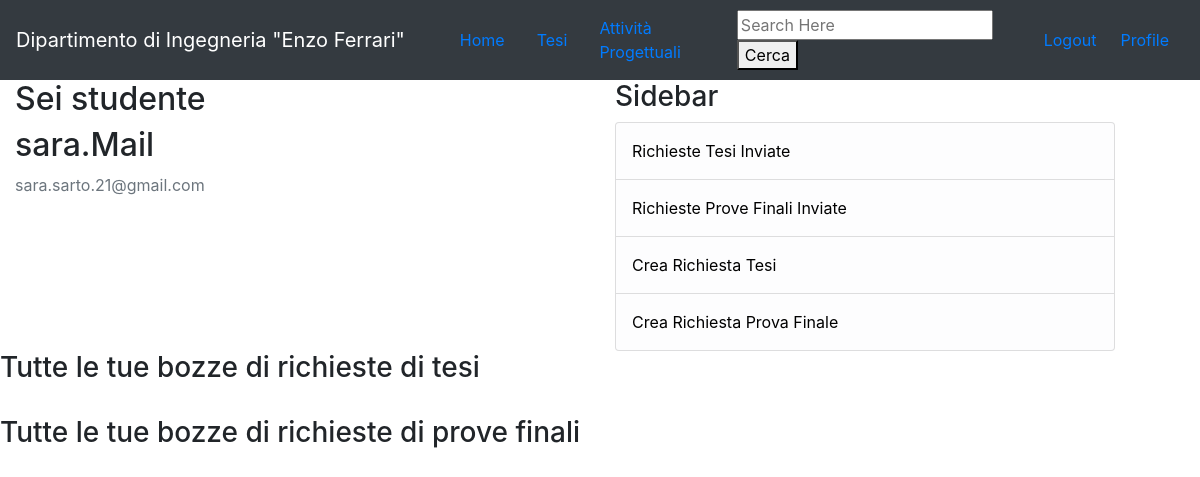
Before: /profile/ (signed in) with the older database file.
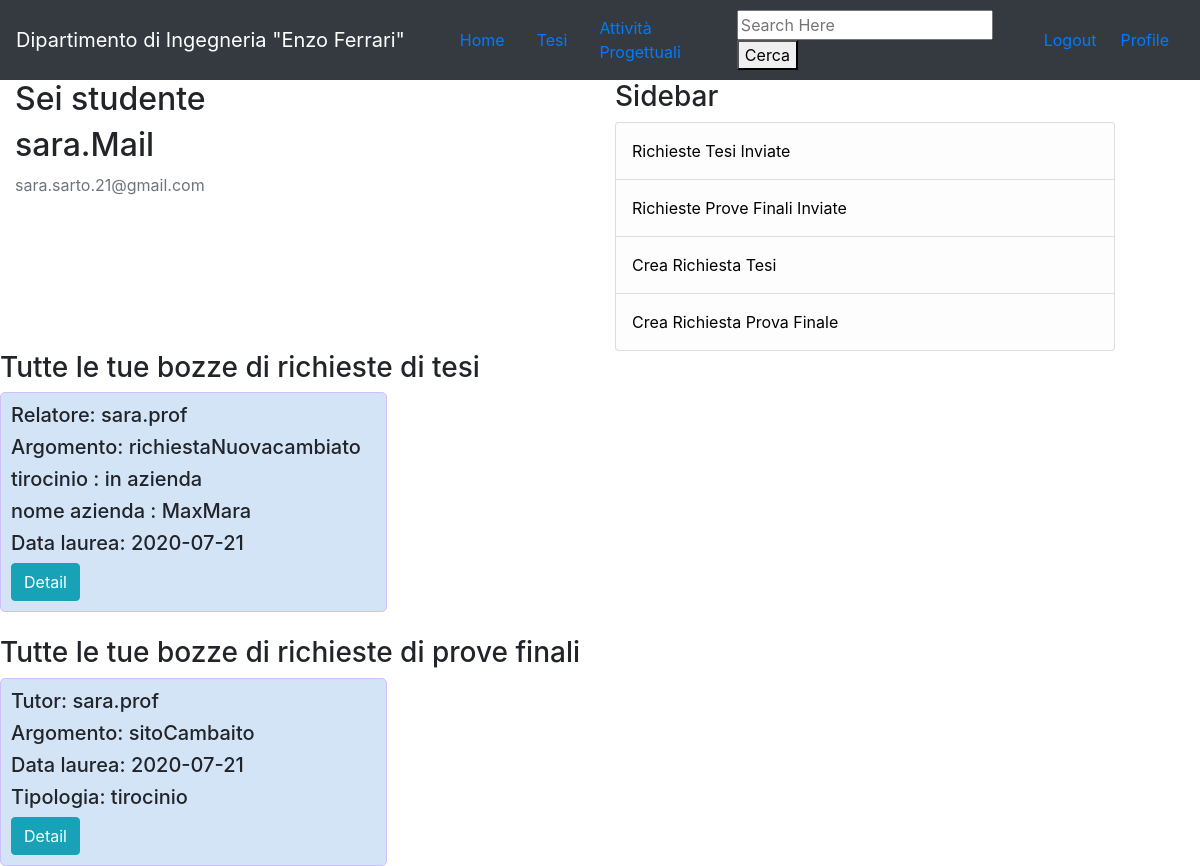
After: the same page with the newer database file.
### home/models.py (models this page shows, shortened)
class Richiesta_tesi(models.Model):
    autore = models.ForeignKey(Studente, on_delete=models.CASCADE, null=True)
    relatore = models.ForeignKey(Docente, on_delete=models.CASCADE, null=True)
    correlatore = models.CharField(max_length=100)
    argomento = models.CharField(max_length=500)
    in_azienda = 'in azienda'
    interno = 'interno'
    scelte = [
        (in_azienda, 'in azienda'),
        (interno, 'interno'),
    ]
    tirocinio = models.CharField(max_length=500, choices=scelte, null=True)
    nome_azienda = models.CharField(max_length=1000, null=True, blank=True)
    data_laurea = models.ForeignKey(DateLauree, on_delete=models.CASCADE, null=True)
    date_posted = models.DateTimeField(default=timezone.now)
    class Meta:
        abstract = True

class Richiesta_tesi_bozza(Richiesta_tesi):
    def get_absolute_url(self):
        return reverse('richiesta-tesi-detail', kwargs={'pk': self.pk})

class DateLauree(models.Model):
    data = models.DateField()
    def __str__(self):
        return str(self.data)

class Richiesta_prova_finale(models.Model):
    tirocinio = 'tirocinio'
    attivita_progettuale = 'attivita_progettuale'
    altro = 'altro'
    scelte = [
        (tirocinio, 'tirocinio'),
        (attivita_progettuale, 'attivita_progettuale'),
        (altro, 'altro')
    ]
    autore = models.ForeignKey(Studente, on_delete=models.CASCADE, null=True)
    tutor = models.ForeignKey(Docente, on_delete=models.CASCADE, null=True)
    argomento = models.CharField(max_length=500)
    titolo_elaborato = models.CharField(max_length=500, null=True)
    tipologia = models.CharField(max_length=500, choices=scelte, null=True)
    data_laurea = models.ForeignKey(DateLauree, on_delete=models.CASCADE, null=True)
    date_posted = models.DateTimeField(default=timezone.now)
    class Meta:
        abstract = True

class Richiesta_prova_finale_bozza(Richiesta_prova_finale):
    def get_absolute_url(self):
        return reverse('richiesta-prova-finale-detail', kwargs={'pk': self.pk})

### users/models.py (models this page shows)
class Docente(models.Model):
    nome = models.CharField(max_length=500)
    cognome = models.CharField(max_length=500)
    matricola = models.CharField(max_length=10)
    mail = models.CharField(max_length=1000)
    user = models.OneToOneField(User, on_delete=models.CASCADE, null=True)
    def __str__(self):
        return self.nome + '.' + self.cognome

### users/views.py (the view)
# urls.py: path('profile/', user_views.profile, name='profile'),
@login_required
def profile(request):
    all_docenti = Docente.objects.all()
    all_studenti = Studente.objects.all()
    all_richiesta_tesi = all_richiesta_pfinale =all_tesi= all_attivita  ={}
    nome = request.user.username.split('.')
    for s in all_studenti:
        if s.nome == nome[0] and s.cognome == nome[1] and s.mail == request.user.email:
            all_richiesta_tesi = Richiesta_tesi_bozza.objects.filter(autore=s).order_by('-date_posted')
            all_richiesta_pfinale = Richiesta_prova_finale_bozza.objects.filter(autore=s).order_by('-date_posted')
    context_richieste = {
        'all_richiesta_tesi': all_richiesta_tesi,
        'all_richiesta_pfinale': all_richiesta_pfinale,
    }
    for doc in all_docenti:
        if doc.nome == nome[0] and doc.cognome == nome[1] and doc.mail == request.user.email:
            all_tesi = TesiCreata.objects.filter(author=doc).order_by('-date_posted')
            all_attivita = Attivita_progettuale_creata.objects.filter(author=doc).order_by('-date_posted')
            tot = list(chain(all_tesi, all_attivita))
        context = {
            'all_tesi': all_tesi,
            'all_attivita': all_attivita,
        }
        if doc.mail == request.user.email:
            return render(request, 'users/profile_doc.html', context)
    for stud in all_studenti:
        if stud.mail == request.user.email:
            return render(request, 'users/profile_stud.html', context_richieste)

### users/templates/users/profile_stud.html
{% extends 'home/base_index.html' %}
{% load crispy_forms_tags %}
{% block body %}
<div class="container-fluid" id="tourpackages-carousel">
    <div class="row">
        <div class="col">
            <h2>Sei studente</h2>
            <h2 class="account-heading">{{ user.username }}</h2>
            <p class="text-secondary">{{ user.email }}</p>
        </div>
        <div class="col">
            <div class="sidebar">
                <h3>Sidebar</h3>
                <ul class="list-group">
                    <a href="{% url 'tesi-inviate' %}" class="list-group-item list-group-item-light">Richieste Tesi
                        Inviate</a>
                    <a href="{% url 'att-inviate' %}" class="list-group-item list-group-item-light">Richieste Prove
                        Finali Inviate</a>
                    <a href="{% url 'tesi-richiesta' %}" class="list-group-item list-group-item-light" role="button">
                        Crea Richiesta
                        Tesi</a>
                    <a href="{% url 'provafin-richiesta' %}" class="list-group-item list-group-item-light"> Crea
                        Richiesta Prova Finale</a>
                </ul>
            </div>
        </div>
    </div>
</div>
<h3>Tutte le tue bozze di richieste di tesi</h3>
<ul class="cards">
    {% for richieste in all_richiesta_tesi %}
    <li>
        <h5>Relatore: {{ richieste.relatore }} </h5>
        <h5>Argomento: {{ richieste.argomento }}</h5>
        <h5>tirocinio : {{ richieste.tirocinio }}</h5>
        {% if richieste.tirocinio == 'in azienda' %}
        <h5>nome azienda : {{ richieste.nome_azienda }}</h5>
        {% endif %}
        <h5>Data laurea: {{ richieste.data_laurea }}</h5>
        <a href="{% url 'richiesta-tesi-detail' richieste.id %}" class="btn btn-info btn-xs" role="button">Detail</a>
    </li>
    {% endfor %}
</ul>
<br>
<h3>Tutte le tue bozze di richieste di prove finali</h3>
<ul class="cards">
    {% for richieste in all_richiesta_pfinale %}
    <li>
        <h5>Tutor: {{ richieste.tutor }} </h5>
        <h5>Argomento: {{ richieste.argomento }}</h5>
        <h5>Data laurea: {{ richieste.data_laurea }}</h5>
        <h5>Tipologia: {{ richieste.tipologia }}</h5>
        <a href="{% url 'richiesta-prova-finale-detail' richieste.id %}" class="btn btn-info btn-xs" role="button">Detail</a>
    </li>
    {% endfor %}
</ul>
{% endblock %}

Changed rows visible on the page:
added Richiesta_tesi_bozza: relatore "sara.prof", argomento "richiestaNuovacambiato", tirocinio "in azienda", nome_azienda "MaxMara", data_laurea "2020-07-21"
added Richiesta_prova_finale_bozza: tutor "sara.prof", argomento "sitoCambaito", data_laurea "2020-07-21", tipologia "tirocinio"
